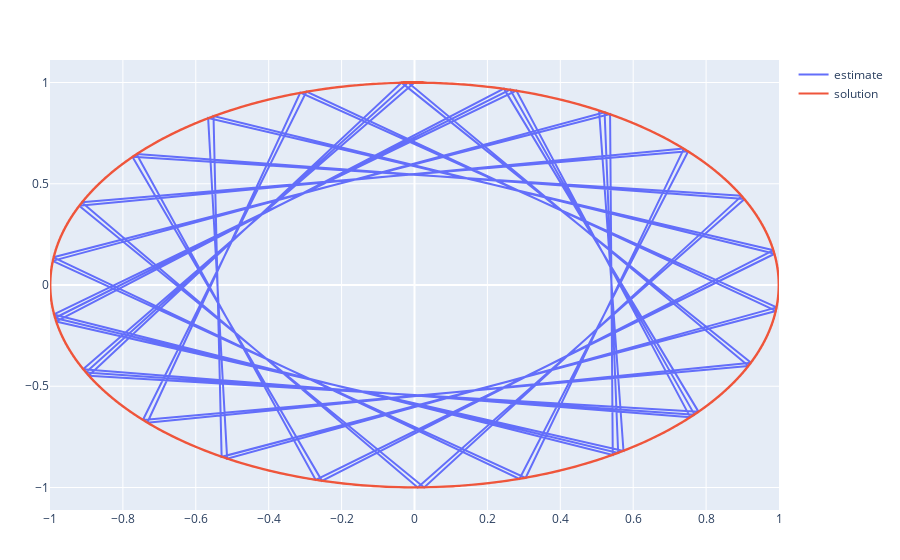

Source (notebook cell):
### Markdown cell above
Plot of solution and estimate for x versus x_dot

### Code cell
estimate = scatter(x=x_dot, y=x, mode="lines",name="estimate")
solution = scatter(x=x_dot_sol, y=x_sol, mode="lines",name="solution")
plot([estimate, solution])

### Figure 1 — Plotly figure (JSON) as saved in the notebook; plotly's stock layout.template omitted (floating-point values rounded to 4 significant figures; data arrays with more than 128 entries replaced by an {"elided": "..."} marker saying what was removed)
{"data": [{"mode": "lines", "name": "estimate", "type": "scatter", "x": [0, -0.9093, 0.7568, 0.2794, -0.9894, 0.544, 0.5366, -0.9906, 0.2879, 0.751, -0.9129, 0.008851, 0.9056, -0.7626, -0.2709, 0.988, -0.5514, -0.5291, 0.9918, -0.2964, -0.7451, 0.9165, -0.0177, -0.9018, 0.7683, 0.2624, -0.9866, 0.5588, 0.5216, -0.9929, 0.3048, 0.7392, -0.92, 0.02655, 0.8979, -0.7739, -0.2538, 0.9851, -0.5661, -0.514, 0.9939, -0.3132, -0.7332, 0.9235, -0.0354, -0.894, 0.7795, 0.2453, -0.9836, 0.5734, 0.5064], "y": [1, -0.4161, -0.6536, 0.9602, -0.1455, -0.8391, 0.8439, 0.1367, -0.9577, 0.6603, 0.4081, -1.0, 0.4242, 0.6469, -0.9626, 0.1543, 0.8342, -0.8486, -0.128, 0.9551, -0.6669, -0.4, 0.9998, -0.4322, -0.6401, 0.965, -0.163, -0.8293, 0.8532, 0.1192, -0.9524, 0.6735, 0.3919, -0.9996, 0.4401, 0.6333, -0.9673, 0.1717, 0.8243, -0.8578, -0.1104, 0.9497, -0.68, -0.3837, 0.9994, -0.4481, -0.6264, 0.9695, -0.1804, -0.8193, 0.8623]}, {"mode": "lines", "name": "solution", "type": "scatter", "x": {"elided": "1001 float values"}, "y": {"elided": "1001 float values"}}], "layout": {"margin": {"b": 50, "l": 50, "r": 50, "t": 60}}}
